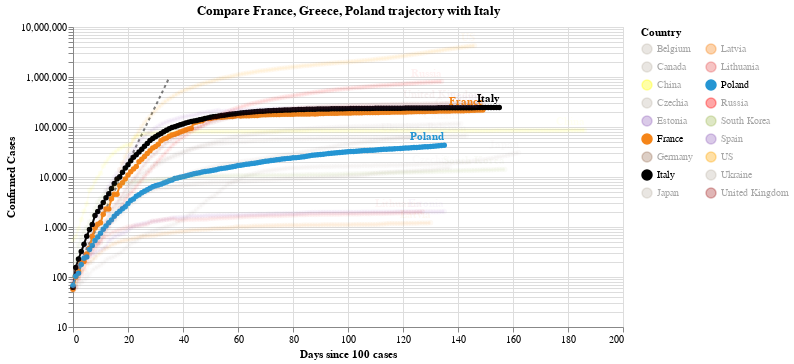

The code cell stored with this chart in its notebook:
### Code cell
#hide_input
chart2 = make_since_chart(dff2, ['France', 'Greece', 'Poland'], baseline_countries)
chart2

### Figure 1 — Vega-Lite specification as saved in the notebook (floating-point values rounded to 4 significant figures; data arrays with more than 128 entries replaced by an {"elided": "..."} marker saying what was removed)
{"config": {"view": {"continuousWidth": 400, "continuousHeight": 300}}, "layer": [{"data": {"name": "data-628230001892d6798b50651be41d1b3e"}, "mark": {"type": "line", "color": "black", "opacity": 0.5, "strokeDash": [3, 3]}, "encoding": {"x": {"type": "quantitative", "field": "Days since 100 cases"}, "y": {"type": "quantitative", "field": "Confirmed Cases"}}}, {"data": {"name": "data-0d5bdc25f71b901fd9d8be1a9368fc26"}, "mark": {"type": "line", "point": true}, "encoding": {"color": {"type": "nominal", "field": "Country", "legend": {"columns": 2}, "scale": {"domain": ["Belgium", "Canada", "China", "Czechia", "Estonia", "France", "Germany", "Italy", "Japan", "Latvia", "Lithuania", "Poland", "Russia", "South Korea", "Spain", "US", "Ukraine", "United Kingdom"], "range": ["#C1B7AD", "#C1B7AD", "yellow", "#C1B7AD", "#9467bd", "#F58518", "#9D755D", "black", "#C1B7AD", "#F58518", "#E45756", "#2495D3", "red", "#A1BA59", "#9467bd", "orange", "#C1B7AD", "brown"]}}, "opacity": {"condition": {"value": 1, "selection": "selector005"}, "value": 0.05}, "tooltip": [{"type": "nominal", "field": "Country"}, {"type": "temporal", "field": "Date"}, {"type": "quantitative", "field": "Confirmed Cases"}, {"type": "quantitative", "field": "Days since 100 cases"}], "x": {"type": "quantitative", "field": "Days since 100 cases"}, "y": {"type": "quantitative", "field": "Confirmed Cases", "scale": {"type": "log"}}}, "selection": {"selector005": {"type": "multi", "fields": ["Country"], "bind": "legend", "init": [{"Country": "France"}, {"Country": "Greece"}, {"Country": "Poland"}, {"Country": "Italy"}]}}, "width": 550}, {"data": {"name": "data-0d5bdc25f71b901fd9d8be1a9368fc26"}, "mark": {"type": "text", "align": "right", "dy": -8, "fontWeight": "bold"}, "encoding": {"color": {"type": "nominal", "field": "Country", "legend": {"columns": 2}, "scale": {"domain": ["Belgium", "Canada", "China", "Czechia", "Estonia", "France", "Germany", "Italy", "Japan", "Latvia", "Lithuania", "Poland", "Russia", "South Korea", "Spain", "US", "Ukraine", "United Kingdom"], "range": ["#C1B7AD", "#C1B7AD", "yellow", "#C1B7AD", "#9467bd", "#F58518", "#9D755D", "black", "#C1B7AD", "#F58518", "#E45756", "#2495D3", "red", "#A1BA59", "#9467bd", "orange", "#C1B7AD", "brown"]}}, "opacity": {"condition": {"value": 1, "selection": "selector005"}, "value": 0.05}, "text": {"type": "nominal", "field": "Country"}, "tooltip": [{"type": "nominal", "field": "Country"}, {"type": "temporal", "field": "Date"}, {"type": "quantitative", "field": "Confirmed Cases"}, {"type": "quantitative", "field": "Days since 100 cases"}], "x": {"type": "quantitative", "field": "Days since 100 cases"}, "y": {"type": "quantitative", "field": "Confirmed Cases", "scale": {"type": "log"}}}, "transform": [{"filter": "(datum['Date'] >= 1595721600000)"}], "width": 550}], "title": "Compare France, Greece, Poland trajectory with Italy", "$schema": "https://vega.github.io/schema/vega-lite/v4.0.2.json", "datasets": {"data-628230001892d6798b50651be41d1b3e": [{"Days since 100 cases": 0, "Confirmed Cases": 100.0}, {"Days since 100 cases": 1, "Confirmed Cases": 130.0}, {"Days since 100 cases": 2, "Confirmed Cases": 169.0}, {"Days since 100 cases": 3, "Confirmed Cases": 219.7}, {"Days since 100 cases": 4, "Confirmed Cases": 285.6}, {"Days since 100 cases": 5, "Confirmed Cases": 371.3}, {"Days since 100 cases": 6, "Confirmed Cases": 482.7}, {"Days since 100 cases": 7, "Confirmed Cases": 627.5}, {"Days since 100 cases": 8, "Confirmed Cases": 815.7}, {"Days since 100 cases": 9, "Confirmed Cases": 1060.0}, {"Days since 100 cases": 10, "Confirmed Cases": 1379.0}, {"Days since 100 cases": 11, "Confirmed Cases": 1792.0}, {"Days since 100 cases": 12, "Confirmed Cases": 2330.0}, {"Days since 100 cases": 13, "Confirmed Cases": 3029.0}, {"Days since 100 cases": 14, "Confirmed Cases": 3937.0}, {"Days since 100 cases": 15, "Confirmed Cases": 5119.0}, {"Days since 100 cases": 16, "Confirmed Cases": 6654.0}, {"Days since 100 cases": 17, "Confirmed Cases": 8650.0}, {"Days since 100 cases": 18, "Confirmed Cases": 11250.0}, {"Days since 100 cases": 19, "Confirmed Cases": 14620.0}, {"Days since 100 cases": 20, "Confirmed Cases": 19000.0}, {"Days since 100 cases": 21, "Confirmed Cases": 24710.0}, {"Days since 100 cases": 22, "Confirmed Cases": 32120.0}, {"Days since 100 cases": 23, "Confirmed Cases": 41750.0}, {"Days since 100 cases": 24, "Confirmed Cases": 54280.0}, {"Days since 100 cases": 25, "Confirmed Cases": 70560.0}, {"Days since 100 cases": 26, "Confirmed Cases": 91730.0}, {"Days since 100 cases": 27, "Confirmed Cases": 119300.0}, {"Days since 100 cases": 28, "Confirmed Cases": 155000.0}, {"Days since 100 cases": 29, "Confirmed Cases": 201500.0}, {"Days since 100 cases": 30, "Confirmed Cases": 262000.0}, {"Days since 100 cases": 31, "Confirmed Cases": 340600.0}, {"Days since 100 cases": 32, "Confirmed Cases": 442800.0}, {"Days since 100 cases": 33, "Confirmed Cases": 575600.0}, {"Days since 100 cases": 34, "Confirmed Cases": 748300.0}, {"Days since 100 cases": 35, "Confirmed Cases": 972800.0}], "data-0d5bdc25f71b901fd9d8be1a9368fc26": {"elided": "2625 records"}}}
